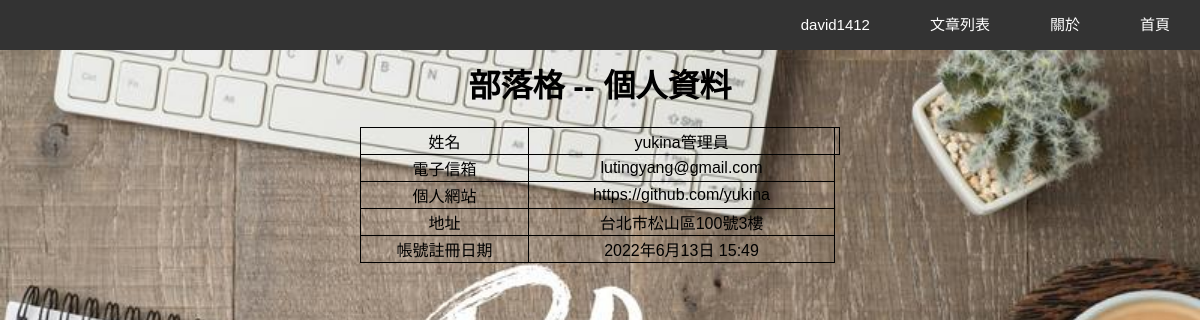
The app's page /account/profile/1/ (signed in), older data.
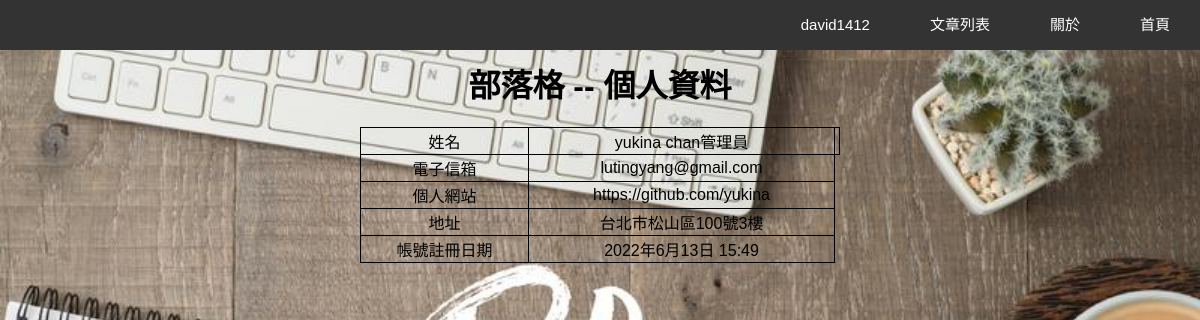
The same page, newer data.
### account/models.py (models this page shows, shortened)
class User(AbstractUser):
    fullName = models.CharField(max_length=128)
    email = models.EmailField(max_length=128)
    website = models.URLField(blank=True, null=True)
    address = models.CharField(max_length=128, blank=True, null=True)

### account/views.py (the view)
# urls.py: path('profile/<int:id>/', views.profile, name='profile'),
@login_required
def profile(request, id):
    user = get_object_or_404(User, id=id)
    if request.method == 'GET':
        return render(request,'profile/profile.html',{'user':user})

### templates/profile/profile.html (shortened to what this page needs)
{% extends 'base.html' %}
{% load static %}
{% block heading %}個人資料{% endblock %}
{% block content %}
    <link rel="stylesheet" href="{% static 'css/information.css' %}">
    <div class="information">
        <table class="user">
            <tr>
                <td>姓名</td>
                <td>{{ user.fullName }}<td>
            </tr>
            <tr>
                <td>電子信箱</td>
                <td>{{ user.email }}</td>
            </tr>
            <tr>
                <td>個人網站</td>
                <td>{{ user.website }}</td>
            </tr>
            <tr>
                <td>地址</td>
                <td>{{ user.address }}</td>
            </tr>
            <tr>
                <td>帳號註冊日期</td>
                <td>{{ user.date_joined }}</td>
            </tr>
        </table>
    </div>
{% endblock %}

### templates/base.html (shortened to what this page needs)
<!doctype>
{% load static %}
<html>
    <head>
        <link rel="stylesheet" href="{% static 'css/main.css' %}">
        <link rel="stylesheet" href="{% static 'css/about.css' %}">
    </head>
    <body>
        {% include 'home/menu.html' %}
        <h1>部落格 -- {% block heading %}{% endblock %}</h1>
        {% block content %}{% endblock %}
    </body>
</html>

### templates/home/menu.html (shortened to what this page needs)
{% load static %}
<link rel="stylesheet" href="{% static 'css/dropdown.css' %}">
<ul id="menu">
    <li>
        <a href="{% url 'main' %}">首頁</a>
    </li>
    <li>
        <a href="{% url 'about' %}">關於</a>
    </li>
    <li>
        <a href="{% url 'article' %}">文章列表</a>
    </li>
    {% if user.is_authenticated %}
    <li>
        <a>{{ request.user.username }}</a>
    </li>
    {% endif %}
</ul>

### static/css/main.css (style rules this page uses)
body { margin: 0; background: url('/static/img/background.jpg'); background-size: cover; font-family: Arial, Helvetica, sans-serif; }
h1, h2 { text-align: center; padding-top: 5%; }

### static/css/dropdown.css (style rules this page uses)
ul { margin: 0; padding: 0; list-style: none; float: right; position: relative; }
ul#menu { background-color: #333; display: inline-block; font-size: 15px; width: 100%; }
ul#menu li { position: relative; }
ul#menu > li { float: right; }
ul#menu a { background-color: #333; color: white; display: block; padding: 5px 30px; text-decoration: none; line-height: 40px; }

### static/css/information.css (style rules this page uses)
table { text-align: center; width: 40%; border-collapse: collapse; border: 1px; margin-left: auto; margin-right: auto; margin-top: 10px; }
table td { text-align: center; border: solid 1px; }

Row changes from the older to the newer data that the page shows:
changed User "lutingyang@gmail.com": fullName "yukina管理員" → "yukina chan管理員"
